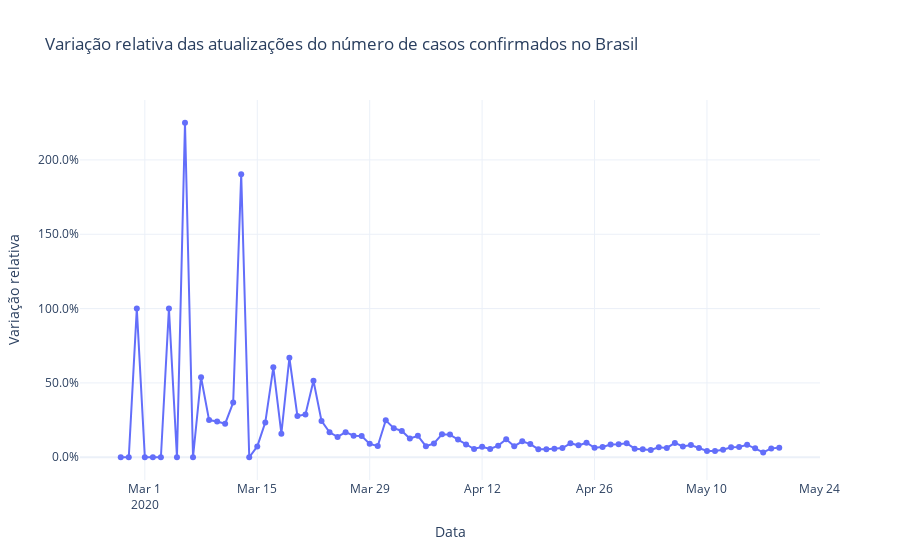

The notebook cell this image was saved under:
### Code cell
fig = go.Figure()
fig.add_trace(
    go.Scatter(x=pd.date_range(primeiro_dia, brasil.observationdate.max())[1:],
               y=variacao_registros,
               mode='lines+markers')
)
# Edita o layout
fig.update_layout(title='Variação relativa das atualizações do número de casos confirmados no Brasil',
                  xaxis_title='Data',
                  yaxis_title='Variação relativa',
                  template='plotly_white',
                  yaxis_tickformat = ',.1%')
fig.show()
